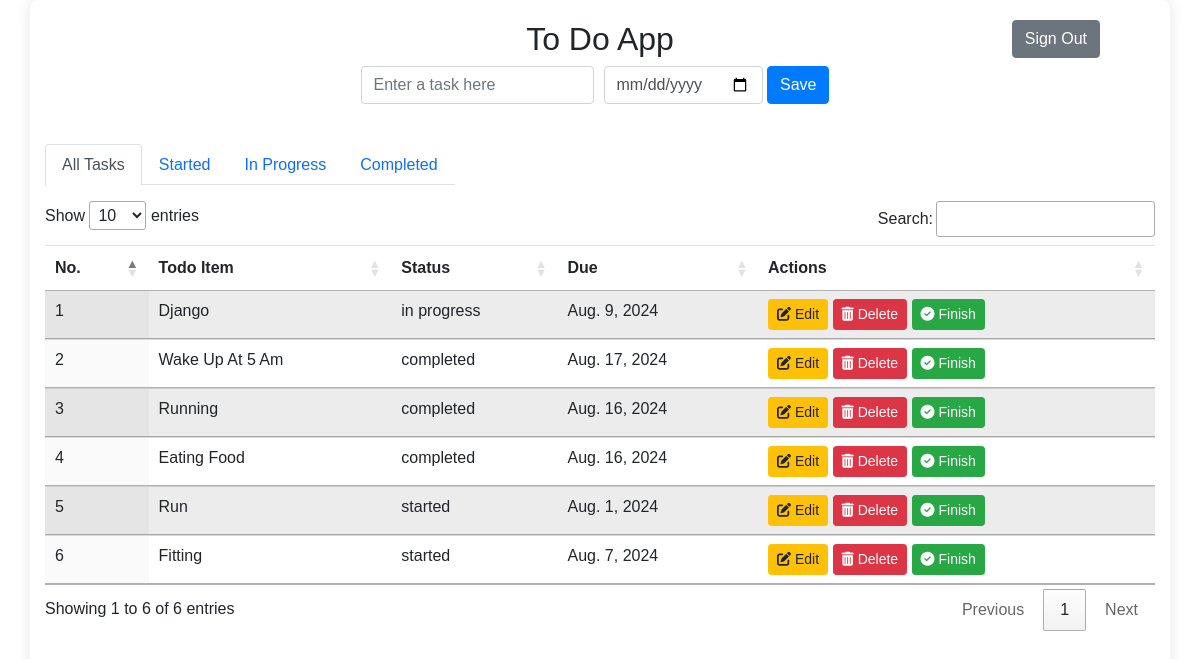
Page /tasks/ (signed in) on the committed database.
### todo/models.py (models this page shows)
class Todo(models.Model):
    taskname = models.CharField(max_length=50)
    date = models.DateField(auto_now=False, auto_now_add=False)
    status = models.CharField(max_length=50)
    u_id = models.ForeignKey(User, on_delete=models.CASCADE)

### todo/views.py (the view)
# urls.py: path('tasks/', views.finding, name='finding_all'),
@login_required
def finding(request, status=None):
    if status is None:
        all_todos = Todo.objects.filter(u_id=request.user)
    elif status == 'started':
        all_todos = Todo.objects.filter(u_id=request.user, status='started')
    elif status == 'in_progress':
        all_todos = Todo.objects.filter(u_id=request.user, status='in progress')
    elif status == 'completed':
        all_todos = Todo.objects.filter(u_id=request.user, status='completed')
    else:
        all_todos = Todo.objects.filter(u_id=request.user)
    return render(request, "task_list.html", {"tasks": all_todos, "status": status})

### templates/task_list.html (shortened to what this page needs)
<!DOCTYPE html>
<html lang="en">
<head>
    {% load static %}
    <link rel="stylesheet" href="{% static 'style.css' %}">
    <link rel="stylesheet" href="https://cdnjs.cloudflare.com/ajax/libs/font-awesome/5.15.3/css/all.min.css" />
    <link rel="stylesheet" href="https://cdn.jsdelivr.net/npm/bootstrap@5.1.3/dist/css/bootstrap.min.css" />
    <link rel="stylesheet" href="https://cdn.datatables.net/1.13.4/css/jquery.dataTables.min.css" />
</head>
<body>
    <div class="container">
        {% include "message.html" %}
        <h2>To Do App</h2>
     <div class="form-container mb-4">
    <form method="POST" action="{% url 'create_and_list_todo' %}"  class="form-inline">
        <div class="mb-3 task-input-container">
            <input type="text" name="taskname" placeholder="Enter a task here" class="form-control task-input" required>
        </div>
        <div class="mb-3 date-input-container">
            <input type="date" name="date" class="form-control date-input" required>
            <button type="submit" class="btn btn-primary save-btn">Save</button>
        </div>
    </form>
</div>
        <div class="table-container mb-4">
            <div class="table-controls mb-3">
                <ul class="nav nav-tabs">
                    <li class="nav-item">
                        <a class="nav-link {% if status is None %}active{% endif %}" href="{% url 'finding_all' %}">All Tasks</a>
                    </li>
                    <li class="nav-item">
                        <a class="nav-link {% if status == 'started' %}active{% endif %}" href="{% url 'finding_status' 'started' %}">Started</a>
                    </li>
                    <li class="nav-item">
                        <a class="nav-link {% if status == 'in_progress' %}active{% endif %}" href="{% url 'finding_status' 'in_progress' %}">In Progress</a>
                    </li>
                    <li class="nav-item">
                        <a class="nav-link {% if status == 'completed' %}active{% endif %}" href="{% url 'finding_status' 'completed' %}">Completed</a>
                    </li>
                </ul>
            </div>
            <table id="todoTable" class="display table table-striped">
                <thead>
                    <tr>
                        <th>No.</th>
                        <th>Todo Item</th>
                        <th>Status</th>
                        <th>Due</th>
                        <th>Actions</th>
                    </tr>
                </thead>
                <tbody>
                    {% for task in tasks %}
                    <tr>
                        <td>{{ forloop.counter }}</td>
                        <td class="p">{{ task.taskname }}</td>
                        <td>{{ task.status }}</td>
                        <td>{{ task.date }}</td>
                        <td>
                            <a href="{% url 'edit_todo' task.pk %}" class="btn btn-warning btn-sm edit-btn"><i class="fas fa-edit"></i> Edit</a>
                            <a href="{% url 'delete_todo' task.pk %}" class="btn btn-danger btn-sm delete-btn"><i class="fas fa-trash-alt"></i> Delete</a>
                            <a href="{% url 'finish' task.id %}" class="btn btn-success btn-sm finished-btn"><i class="fas fa-check-circle"></i> Finish</a>
                        </td>
                    </tr>
                    {% empty %}
                    <tr>
                        <td colspan="5" class="text-center" style="font-size: 18px; font-weight: bold; color: #34C759;">
                            🎉 Yay, you have no pending tasks!
                        </td>
                    </tr>
                    {% endfor %}
                </tbody>
            </table>
        </div>
        <div class="signout-btn-container">
            <a href="{% url 'signout' %}" class="btn btn-secondary">Sign Out</a>
        </div>
    </div>
</body>
</html>

### templates/message.html (shortened to what this page needs)
<!DOCTYPE html>
<html lang="en">
<head>
    <link rel="stylesheet" href="https://maxcdn.bootstrapcdn.com/bootstrap/4.0.0/css/bootstrap.min.css">
    <link rel="stylesheet" href="https://cdnjs.cloudflare.com/ajax/libs/font-awesome/6.6.0/css/all.min.css">
    <link rel="stylesheet" href="https://cdnjs.cloudflare.com/ajax/libs/font-awesome/6.6.0/css/all.min.css">
</head>
<body>
</body>
</html>

### static/style.css (style rules this page uses)
* { margin: 0; padding: 0; box-sizing: border-box; font-family: 'Arial', sans-serif; }
body { background-color: #f8f9fa; display: flex; justify-content: center; align-items: center; height: 100vh; }
.container { background-color: #fff; padding: 20px; border-radius: 8px; box-shadow: 0 0 15px rgba(0, 0, 0, 0.1); width: 800px; height: 100vh; overflow-y: auto; }
h2 { margin-bottom: 20px; text-align: center; font-size: 24px; }
.form-container { display: flex; flex-direction: column; align-items: center; margin-bottom: 20px; }
.save-btn { padding: 10px 40px; background-color: #007bff; color: white; border: none; border-radius: 5px; cursor: pointer; }
.table-container { margin-top: 20px; }
.table-controls { display: flex; justify-content: space-between; margin-bottom: 15px; }
table { width: 100%; border-collapse: collapse; margin-bottom: 20px; }
th, td { padding: 10px; border: 1px solid #ddd; }
th { background-color: #f8f9fa; text-align: center; }
button { padding: 5px 10px; border-radius: 4px; border: none; cursor: pointer; }
.edit-btn { background-color: #ff9f43; color: white; }
.delete-btn { background-color: #f34646; color: white; }
.finished-btn { background-color: #28a745; color: white; }
.signout-btn-container { position: absolute; top: 20px; right: 100px; }
.p { text-transform: capitalize; }
.form-container { display: flex; justify-content: space-between; align-items: center; margin-bottom: 20px; }
.task-input-container, .date-input-container { flex-grow: 1; margin-right: 10px; }
.task-input, .date-input { width: 100%; padding: 10px; border: 1px solid #ccc; border-radius: 5px; font-size: 16px; }

### rows in the picture
Todo: taskname "Django", status "in progress", date "Aug. 9, 2024"
Todo: taskname "Wake Up At 5 Am", status "completed", date "Aug. 17, 2024"
Todo: taskname "Running", status "completed", date "Aug. 16, 2024"
Todo: taskname "Eating Food", status "completed", date "Aug. 16, 2024"
Todo: taskname "Run", status "started", date "Aug. 1, 2024"
Todo: taskname "Fitting", status "started", date "Aug. 7, 2024"
